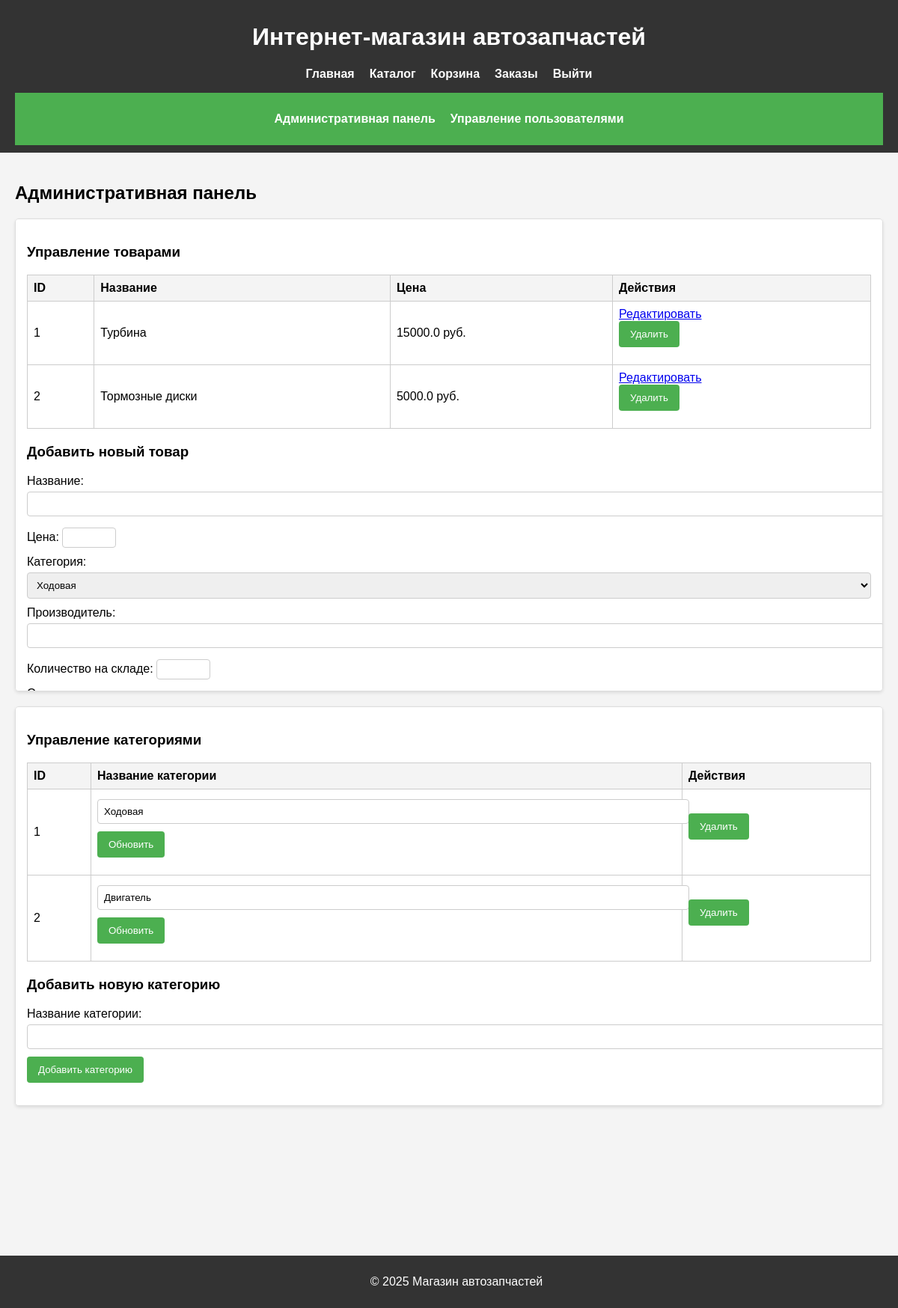
Page /admin (signed in) on the committed database.
### tables this page shows
CREATE TABLE Products (
                ProductID INTEGER PRIMARY KEY AUTOINCREMENT,
                ProductName TEXT,
                Description TEXT,
                Price REAL,
                CategoryID INTEGER,
                Manufacturer TEXT,
                StockQuantity INTEGER,
                Compatibility TEXT,
                FOREIGN KEY (CategoryID) REFERENCES Categories(CategoryID)
            );

CREATE TABLE Categories (
                CategoryID INTEGER PRIMARY KEY AUTOINCREMENT,
                CategoryName TEXT
            );

### app.py (the view)
@app.route('/admin')
def admin_panel():
    if session.get('role') != 'admin':
        flash('Доступ запрещен!', 'error')
        return redirect(url_for('home'))
    try:
        conn = get_db_connection()
        products = conn.execute("SELECT * FROM Products").fetchall()
        categories = conn.execute("SELECT * FROM Categories").fetchall()
        conn.close()
        return render_template('admin_panel.html', products=products, categories=categories)
    except sqlite3.Error as e:
        flash(f'Ошибка базы данных: {e}', 'error')
        return redirect(url_for('home'))

### app.py (called while the page is built)
def get_db_connection():
    conn = sqlite3.connect(DATABASE)
    conn.row_factory = sqlite3.Row
    return conn

### templates/admin_panel.html (shortened to what this page needs)
{% extends "index.html" %}
{% block content %}
<h2>Административная панель</h2>
<div class="admin-sections">
    <h3>Управление товарами</h3>
    <table>
        <thead>
            <tr>
                <th>ID</th>
                <th>Название</th>
                <th>Цена</th>
                <th>Действия</th>
            </tr>
        </thead>
        <tbody>
            {% for product in products %}
            <tr>
                <td>{{ product.ProductID }}</td>
                <td>{{ product.ProductName }}</td>
                <td>{{ product.Price }} руб.</td>
                <td>
                    <a href="{{ url_for('edit_product', product_id=product.ProductID) }}">Редактировать</a>
                    <form action="{{ url_for('delete_product', product_id=product.ProductID) }}" method="POST">
                        <button type="submit">Удалить</button>
                    </form>
                </td>
            </tr>
            {% endfor %}
        </tbody>
    </table>
    <h3>Добавить новый товар</h3>
    <form method="POST" action="{{ url_for('add_product') }}">
        <label for="product_name">Название:</label>
        <input type="text" id="product_name" name="product_name" required><br>
        <label for="price">Цена:</label>
        <input type="number" step="0.01" id="price" name="price" required><br>
        <label for="category_id">Категория:</label>
        <select id="category_id" name="category_id" required>
            {% for category in categories %}
            <option value="{{ category.CategoryID }}">{{ category.CategoryName }}</option>
            {% endfor %}
        </select><br>
        <label for="manufacturer">Производитель:</label>
        <input type="text" id="manufacturer" name="manufacturer" required><br>
        <label for="stock_quantity">Количество на складе:</label>
        <input type="number" id="stock_quantity" name="stock_quantity" required><br>
        <label for="compatibility">Совместимость:</label>
        <textarea id="compatibility" name="compatibility"></textarea><br>
        <textarea id="description" name="description"></textarea><br>
    </form>
</div>
<div class="admin-sections">
    <h3>Управление категориями</h3>
    <table>
        <thead>
            <tr>
                <th>ID</th>
                <th>Название категории</th>
                <th>Действия</th>
            </tr>
        </thead>
        <tbody>
            {% for category in categories %}
            <tr>
                <td>{{ category.CategoryID }}</td>
                <td>
                    <form action="{{ url_for('edit_category', category_id=category.CategoryID) }}" method="POST">
                        <input type="text" name="new_name" value="{{ category.CategoryName }}" required>
                        <button type="submit">Обновить</button>
                    </form>
                </td>
                <td>
                    <form action="{{ url_for('delete_category', category_id=category.CategoryID) }}" method="POST">
                        <button type="submit">Удалить</button>
                    </form>
                </td>
            </tr>
            {% endfor %}
        </tbody>
    </table>
    <h3>Добавить новую категорию</h3>
    <form method="POST" action="{{ url_for('add_category') }}">
        <label for="category_name">Название категории:</label>
        <input type="text" id="category_name" name="category_name" required>
        <button type="submit">Добавить категорию</button>
    </form>
</div>
{% endblock %}

### static/styles.css (style rules this page uses)
body { font-family: Arial, sans-serif; margin: 0; padding: 0; background-color: #f4f4f4; overflow-y: auto; min-height: 100vh; }
button { background-color: #4CAF50; color: white; padding: 10px 15px; border: none; border-radius: 4px; cursor: pointer; }
.admin-sections { margin-bottom: 20px; padding: 15px; background-color: #fff; border: 1px solid #ddd; border-radius: 5px; box-shadow: 0 2px 4px rgba(0, 0, 0, 0.1); overflow-y: auto; max-height: 600px; }
.admin-sections table { width: 100%; border-collapse: collapse; }
table { width: 100%; border-collapse: collapse; margin-bottom: 20px; }
table th, table td { border: 1px solid #ddd; padding: 8px; text-align: left; }
form { margin-bottom: 15px; }
form input, form select, form textarea { width: 100%; padding: 8px; margin-top: 5px; margin-bottom: 10px; border: 1px solid #ccc; border-radius: 4px; }
.admin-sections th, .admin-sections td { border: 1px solid #ccc; padding: 8px; text-align: left; }
.admin-sections th { background-color: #f4f4f4; }
input[type="number"] { width: 60px; padding: 5px; border: 1px solid #ccc; border-radius: 4px; }

### rows in the picture
Products: ProductID "1", ProductName "Турбина", Price "15000.0"
Products: ProductID "2", ProductName "Тормозные диски", Price "5000.0"
Categories: CategoryID "1", new_name "Ходовая"
Categories: CategoryID "2", new_name "Двигатель"

### other values in the picture
form field category_id "Ходовая"
